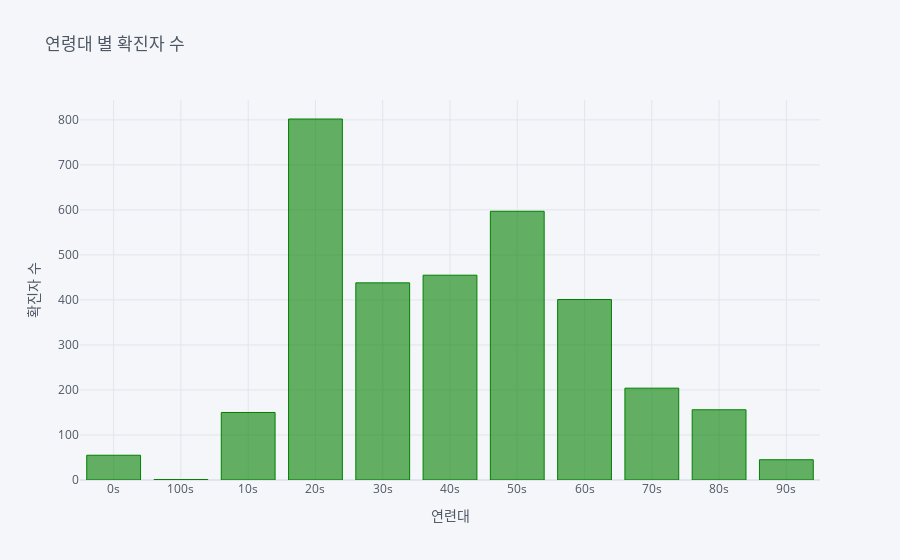

The cell this chart's notebook holds for it:
### Markdown cell above
#### 3-5. 연령대 별 확진자 수 <a class="anchor" id="section_3_5"></a> 
* PatientInfo.csv 이용

### Code cell
# patient_info데이터를 groupby를 age별로 하고 count()한다. 
patient_1 = patient_info.groupby('age').count().patient_id 

fig = patient_1.iplot(asFigure=True, kind='bar', color = 'green', title="연령대 별 확진자 수", xTitle='연련대', yTitle='확진자 수')
fig.show()

### Figure 1 — Plotly figure (JSON) as saved in the notebook; plotly's stock layout.template omitted (floating-point values rounded to 4 significant figures)
{"data": [{"marker": {"color": "rgba(0, 128, 0, 0.6)", "line": {"color": "rgba(0, 128, 0, 1.0)", "width": 1}}, "name": "patient_id", "orientation": "v", "text": "", "type": "bar", "x": ["0s", "100s", "10s", "20s", "30s", "40s", "50s", "60s", "70s", "80s", "90s"], "y": [55, 1, 150, 802, 438, 455, 597, 401, 204, 156, 45]}], "layout": {"legend": {"bgcolor": "#F5F6F9", "font": {"color": "#4D5663"}}, "paper_bgcolor": "#F5F6F9", "plot_bgcolor": "#F5F6F9", "title": {"font": {"color": "#4D5663"}, "text": "연령대 별 확진자 수"}, "xaxis": {"gridcolor": "#E1E5ED", "showgrid": true, "tickfont": {"color": "#4D5663"}, "title": {"font": {"color": "#4D5663"}, "text": "연련대"}, "zerolinecolor": "#E1E5ED"}, "yaxis": {"gridcolor": "#E1E5ED", "showgrid": true, "tickfont": {"color": "#4D5663"}, "title": {"font": {"color": "#4D5663"}, "text": "확진자 수"}, "zerolinecolor": "#E1E5ED"}}}
